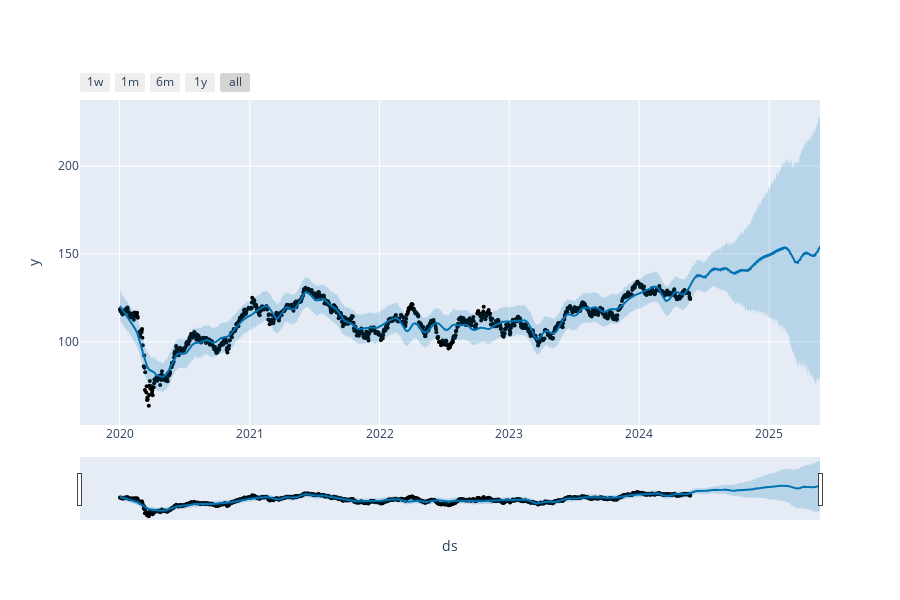

Source (notebook cell):
### Code cell
plot_plotly(model, forecast)

### Figure 1 — Plotly figure (JSON) as saved in the notebook; plotly's stock layout.template omitted (floating-point values rounded to 4 significant figures; data arrays with more than 128 entries replaced by an {"elided": "..."} marker saying what was removed)
{"data": [{"marker": {"color": "black", "size": 4}, "mode": "markers", "name": "Actual", "type": "scatter", "x": {"elided": "1094 str values"}, "y": {"elided": "1094 float values"}}, {"hoverinfo": "skip", "line": {"width": 0}, "mode": "lines", "type": "scatter", "x": {"elided": "1459 str values"}, "y": {"elided": "1459 float values"}}, {"fill": "tonexty", "fillcolor": "rgba(0, 114, 178, 0.2)", "line": {"color": "#0072B2", "width": 2}, "mode": "lines", "name": "Predicted", "type": "scatter", "x": {"elided": "1459 str values"}, "y": {"elided": "1459 float values"}}, {"fill": "tonexty", "fillcolor": "rgba(0, 114, 178, 0.2)", "hoverinfo": "skip", "line": {"width": 0}, "mode": "lines", "type": "scatter", "x": {"elided": "1459 str values"}, "y": {"elided": "1459 float values"}}], "layout": {"height": 600, "showlegend": false, "width": 900, "xaxis": {"rangeselector": {"buttons": [{"count": 7, "label": "1w", "step": "day", "stepmode": "backward"}, {"count": 1, "label": "1m", "step": "month", "stepmode": "backward"}, {"count": 6, "label": "6m", "step": "month", "stepmode": "backward"}, {"count": 1, "label": "1y", "step": "year", "stepmode": "backward"}, {"step": "all"}]}, "rangeslider": {"visible": true}, "title": {"text": "ds"}, "type": "date"}, "yaxis": {"title": {"text": "y"}}}}
